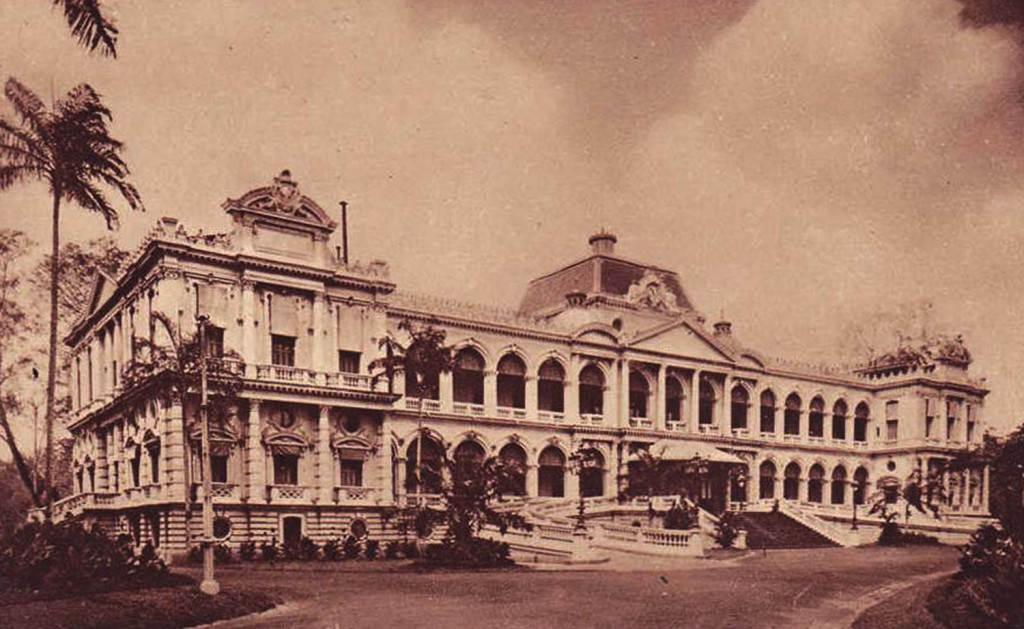
#> input picture DL/OpenCV/Module1/img/img2.jpg, 1024 x 629 px, found by its file name
$ python 6.SmoothingImg.py
#> lines starting #> are read from the running program, lines starting #| are printed output that depends on the picture
import numpy as np
import cv2 as cv
from matplotlib import pyplot as plt

imgClass = cv.imread("D:/2-bai tap cua dev/PythonAI/AI/DL/OpenCV/Module1/img/img2.jpg")
#> imgClass is the input picture: shape (629, 1024, 3); mean B, G, R 105.6, 122.1, 161.7
imgConvert = cv.imread("D:/2-bai tap cua dev/PythonAI/AI/DL/OpenCV/Module1/img/img3.jpg")
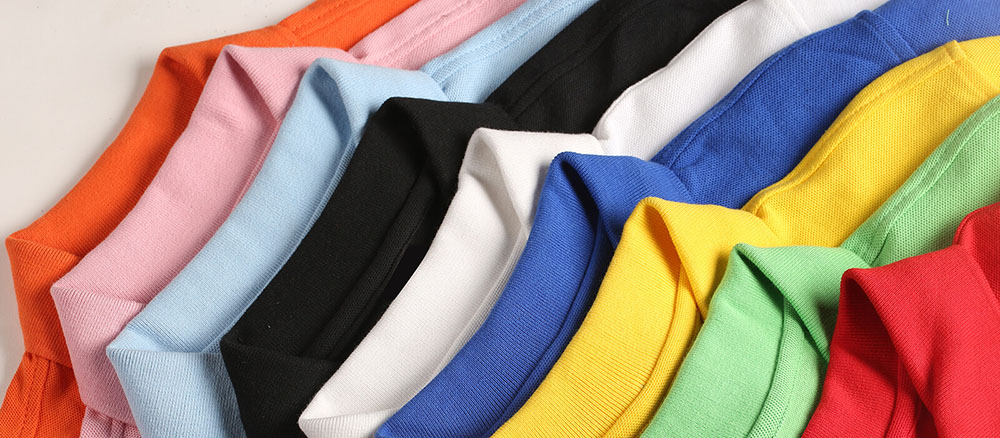
#> input picture DL/OpenCV/Module1/img/img3.jpg, 1000 x 438 px, found by its file name
#> imgConvert is the input picture: shape (438, 1000, 3); mean B, G, R 124, 138.2, 161.6

kernel = np.ones((5,5), np.float32)/25
dst = cv.filter2D(imgClass, -1, kernel)
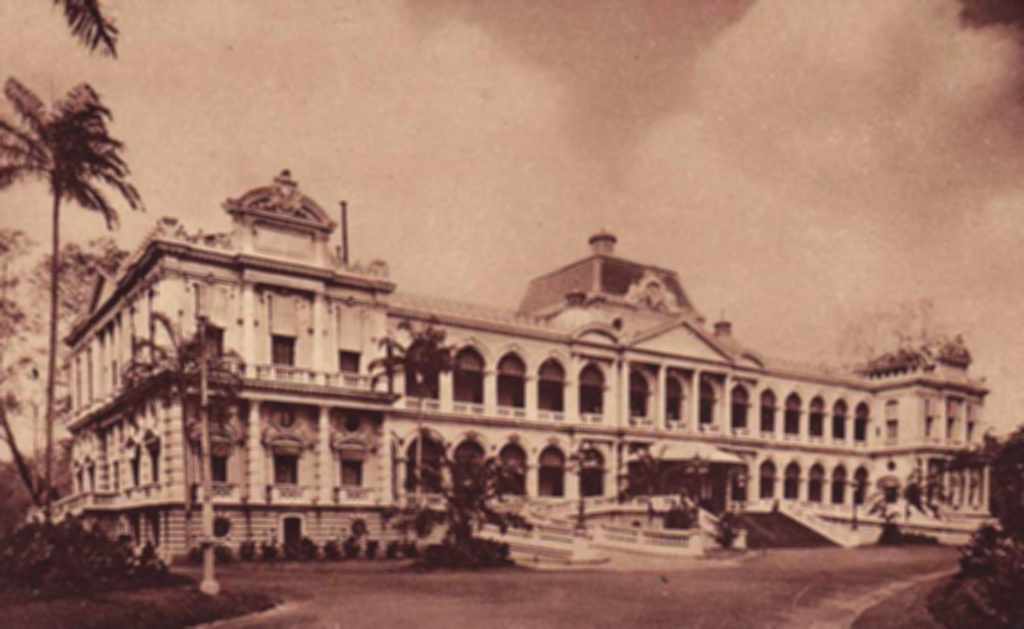
#> dst: shape (629, 1024, 3); mean B, G, R 105.6, 122.1, 161.7

blurImage = cv.bilateralFilter(imgConvert, 9, 115, 115)

cv.imshow("test", dst)
cv.imshow("test", blurImage)
cv.waitKey(0)
cv.destroyAllWindows()
